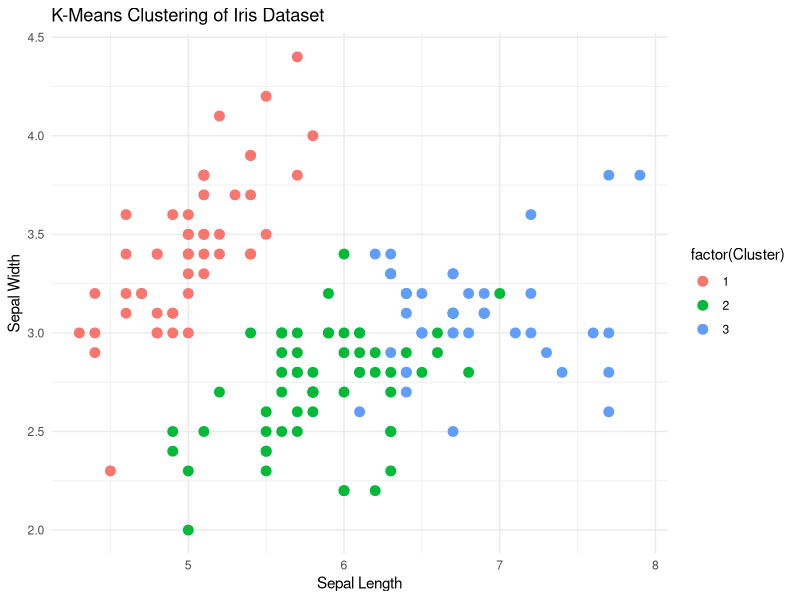

This chart was generated by the following R code:
# K-Means Clustering on Iris Dataset

# Load the Iris dataset
data(iris)

# Selecting columns for clustering (excluding species column)
iris_features <- iris[, 1:4]

# Prompt the user for the number of clusters
k <- 3

# Perform K-Means clustering
kmeans_model <- kmeans(iris_features, centers = k)

# Print the cluster centers
cat("\nCluster Centers:\n")
print(kmeans_model$centers)

# Add cluster assignments to the original dataset
iris_clustered <- cbind(iris, Cluster = kmeans_model$cluster)

# Visualize the clusters
library(ggplot2)

# Scatter plot of Sepal Length vs Sepal Width with colors representing clusters
cluster_plot = ggplot(iris_clustered, aes(x = Sepal.Length, y = Sepal.Width, color = factor(Cluster))) +
  geom_point(size = 3) +
  ggtitle("K-Means Clustering of Iris Dataset") +
  xlab("Sepal Length") +
  ylab("Sepal Width") +
  theme_minimal()

print(cluster_plot)
